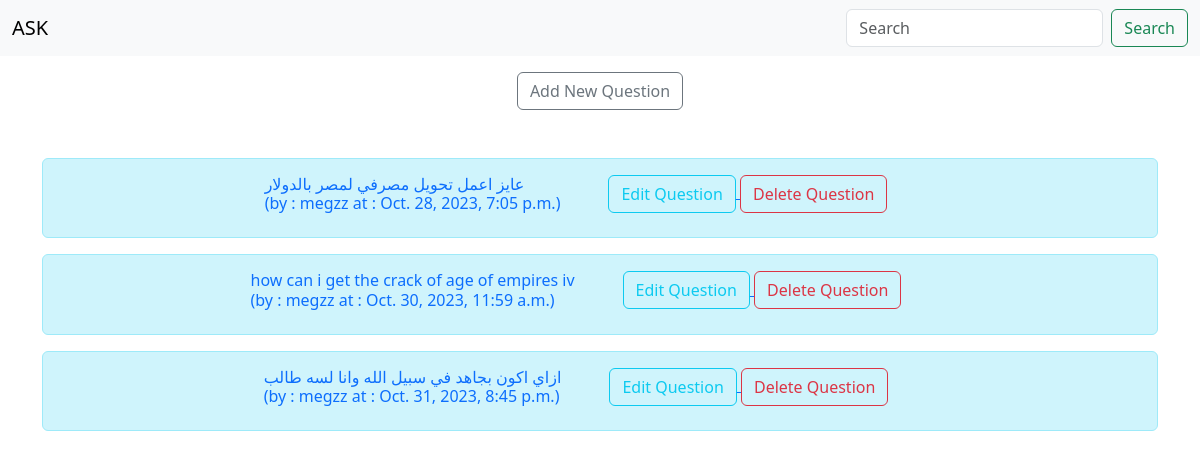
Page /questions/ on the earlier database version.
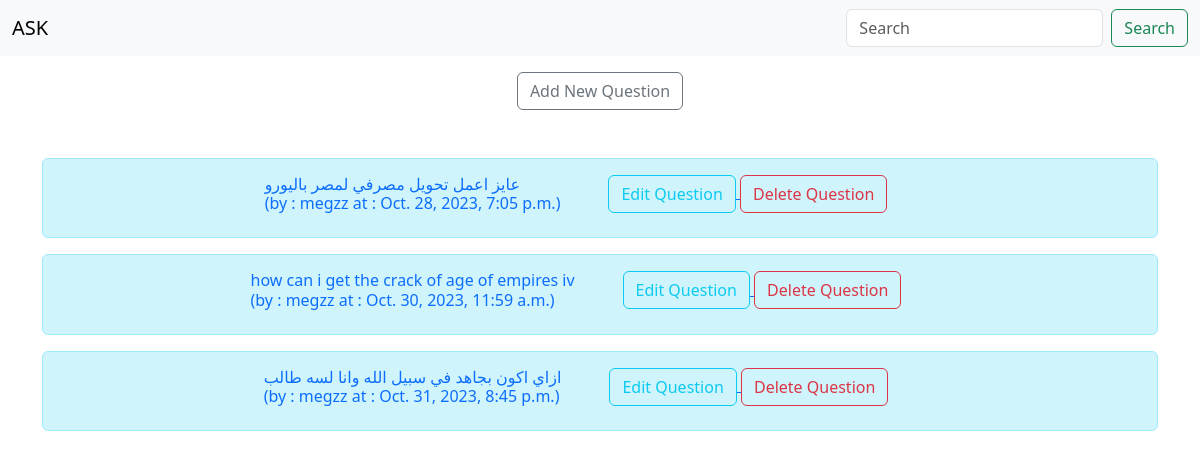
Same page on the later database version.
### forum/models.py (models this page shows, shortened)
class Question(models.Model):
    question = models.CharField(max_length=200)
    content = models.TextField(max_length=30000)
    created_at = models.DateTimeField(default=timezone.now)
    tags = TaggableManager()
    author = models.ForeignKey(User, related_name='question_author', on_delete=models.CASCADE)

### forum/views.py (the view)
# urls.py: path('questions/', question_list),
def question_list(request):
    search = Question.objects.all()
    questions = None
    if 'search_name' in request.GET:
        questions = request.GET['search_name']
        if questions:
            search = search.filter(question__icontains=questions)
    return render(request, 'forum/question_list.html', {'questions':search})

### forum/templates/forum/question_list.html (shortened to what this page needs)
{% load django_bootstrap5 %}
<!doctype html>
<html lang="en">
  <head>
    <link href="https://cdn.jsdelivr.net/npm/bootstrap@5.3.2/dist/css/bootstrap.min.css" rel="stylesheet">
  </head>
  <body>
  <nav class="navbar bg-body-tertiary">
  <div class="container-fluid">
    <a class="navbar-brand" href="/questions">ASK</a>
    <form method="get" class="d-flex" role="search">
      <input class="form-control me-2" type="search" placeholder="Search" name="search_name">
      <button class="btn btn-outline-success" type="submit">Search</button>
    </form>
  </div>
  </nav>
<div class="d-flex justify-content-center m-3">
<a href="/questions/question_new"><button type="button" class="btn btn-outline-secondary ">Add New Question</button></a>
</div>
    <div class="container my-5">
        {% for object in questions %}
          <div class="alert alert-info" role="alert">
          <h6 class="d-flex justify-content-center">
          <a class="link-offset-2 link-underline link-underline-opacity-0" href="/questions/{{object.id}}">{{object.question}}
          <br> (by : {{object.author}} at : {{object.created_at}})
          <div class="mx-5">
          <a href="/questions/question_edit/{{object.id}}">
          <button type="button" class="btn btn-outline-info ">Edit Question</button>
          </a>
          <a href="/questions/question_confirm_delete/{{object.id}}">
          <button type="button" class="btn btn-outline-danger ">Delete Question</button>
          </a>
          </div>
          </a>
          </h6>
          </div>
        {% endfor %}
    </div>
  </body>
</html>

Differences in the rows shown:
changed Question: question "عايز اعمل تحويل مصرفي لمصر بالدولار" → "عايز اعمل تحويل مصرفي لمصر باليورو"
